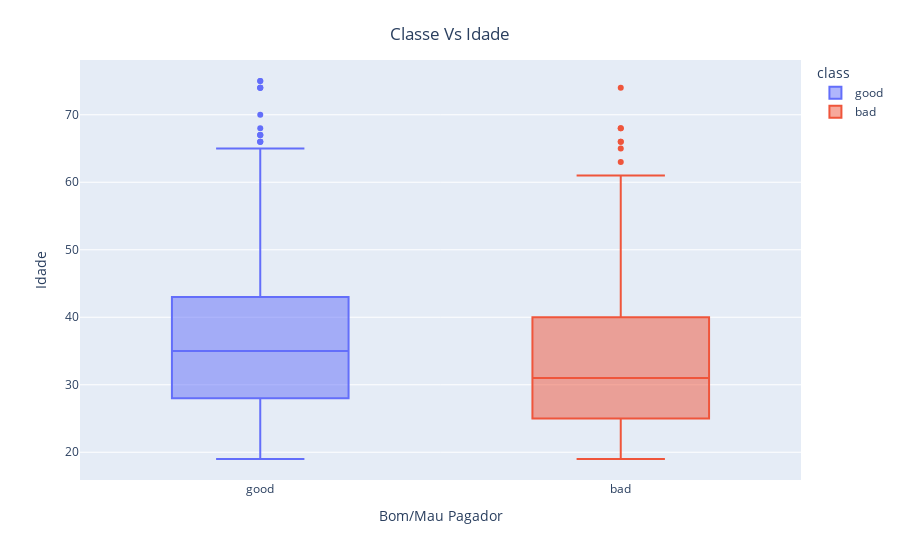

Notebook code for this chart:
### Code cell
fig = px.box(colunas, x="class", y="age",color="class")
fig.update_layout(
    title={'text':"Classe Vs Idade", 'y':.95,'x':.5, 'xanchor': 'center', 'yanchor': 'top'},
    xaxis_title="Bom/Mau Pagador",
    yaxis_title="Idade")
fig.show()

### Figure 1 — Plotly figure (JSON) as saved in the notebook; plotly's stock layout.template omitted (floating-point values rounded to 4 significant figures; data arrays with more than 128 entries replaced by an {"elided": "..."} marker saying what was removed)
{"data": [{"alignmentgroup": "True", "hovertemplate": "class=%{x}<br>age=%{y}<extra></extra>", "legendgroup": "good", "marker": {"color": "#636efa"}, "name": "good", "notched": false, "offsetgroup": "good", "orientation": "v", "showlegend": true, "type": "box", "x": {"elided": "630 str values"}, "x0": " ", "xaxis": "x", "y": {"elided": "630 int values"}, "y0": " ", "yaxis": "y"}, {"alignmentgroup": "True", "hovertemplate": "class=%{x}<br>age=%{y}<extra></extra>", "legendgroup": "bad", "marker": {"color": "#EF553B"}, "name": "bad", "notched": false, "offsetgroup": "bad", "orientation": "v", "showlegend": true, "type": "box", "x": {"elided": "270 str values"}, "x0": " ", "xaxis": "x", "y": {"elided": "270 int values"}, "y0": " ", "yaxis": "y"}], "layout": {"boxmode": "overlay", "legend": {"title": {"text": "class"}, "tracegroupgap": 0}, "margin": {"t": 60}, "title": {"text": "Classe Vs Idade", "x": 0.5, "xanchor": "center", "y": 0.95, "yanchor": "top"}, "xaxis": {"anchor": "y", "categoryarray": ["good", "bad"], "categoryorder": "array", "domain": [0, 1], "title": {"text": "Bom/Mau Pagador"}}, "yaxis": {"anchor": "x", "domain": [0, 1], "title": {"text": "Idade"}}}}
